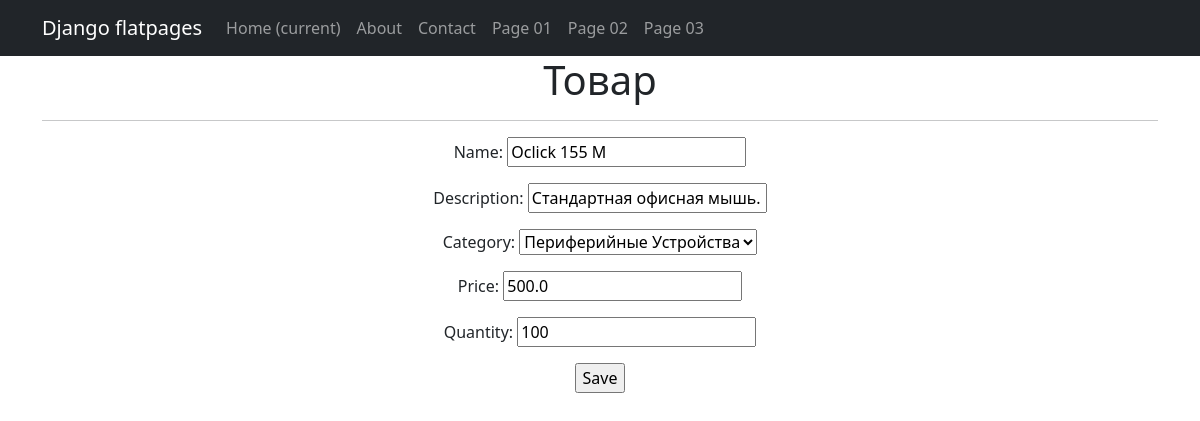
The app's page /products/1/update/ with its own data.
### simpleapp/models.py (models this page shows, shortened)
class Product(models.Model):
    name = models.CharField(
        max_length=50,
        unique=True, # названия товаров не должны повторяться
    )
    description = models.TextField()
    quantity = models.IntegerField(
        validators=[MinValueValidator(0)],
    )
    category = models.ForeignKey(
        to='Category',
        on_delete=models.CASCADE,
        related_name='products', # все продукты в категории будут доступны через поле products
    )
    price = models.FloatField(
        validators=[MinValueValidator(0.0)],
    )

class Category(models.Model):
    name = models.CharField(max_length=100, unique=True)
    def __str__(self):
        return self.name.title()

### simpleapp/views.py (the view)
# urls.py: path('<int:pk>/update/', ProductUpdate.as_view(), name='product_update'),
class ProductUpdate(UpdateView):
    form_class = ProductForm
    model = Product
    template_name = 'product_edit.html'

### simpleapp/forms.py (shortened to what this page needs)
class ProductForm(forms.ModelForm):
    description = forms.CharField(min_length=20)
    class Meta:
        model = Product
        fields = [
            'name',
            'description',
            'category',
            'price',
            'quantity',
        ]

### templates/product_edit.html (shortened to what this page needs)
{% extends 'flatpages/default.html' %}
{% block content %}
<h1>Товар</h1>
<hr>
<form action="" method="post">
    {{ form.as_p }}
    <input type="submit" value="Save" />
</form>
{% endblock content %}

### records on screen
Product: name "Oclick 155 M", description "Стандартная офисная мышь.", category "Периферийные Устройства", price "500.0", quantity "100"
